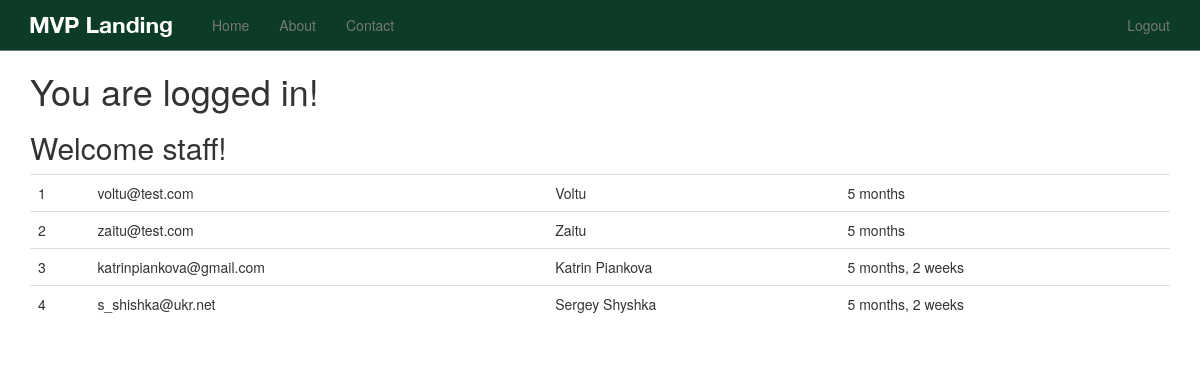
The app's page / (signed in) with its own data.
### newsletter/models.py (models this page shows)
class SignUp(models.Model):
    email = models.EmailField()
    full_name = models.CharField(max_length=120, blank=True, null=True)
    timestamp = models.DateTimeField(auto_now_add=True, auto_now=False)
    updated = models.DateTimeField(auto_now_add=False, auto_now=True)
    def __unicode__(self):
        return self.email

### newsletter/views.py (the view, shortened to what this page needs)
# urls.py: url(r'^$', 'newsletter.views.home', name='home'),
def home(request):
    title = "Sign Up Now"
    form = SignUpForm(request.POST or None)
    context = {"title": title, "form": form}
    if request.user.is_authenticated():
        title = "Welcome %s" %(request.user)
    if request.user.is_authenticated and request.user.is_staff:
        queryset = SignUp.objects.all().order_by("-timestamp")
        context = {"queryset": queryset}
    return render(request, "home.html", context)

### templates/home.html (shortened to what this page needs)
{% extends "base.html" %}
{% load crispy_forms_tags %}
{% load staticfiles %}
{% block content %}
  {% if request.user.is_authenticated %}
  <h1>You are logged in!</h1>
    {% if queryset %}
      <h2>Welcome staff!</h2>
      <table class="table">
        {% for instance in queryset %}
          <tr><td>{{ forloop.counter }}</td><td>{{ instance }}</td><td>{{instance.full_name}}</td><td>{{instance.timestamp|timesince}}</td></tr>
        {% endfor %}
      </table>
    {% endif %}
{% endif %}
{% endblock %}

### templates/base.html (shortened to what this page needs)
{% load staticfiles %}
<!DOCTYPE html>
<html lang="en">
  <head>
    {% include 'head_css.html' %}
  </head>
  <body>
    {% include 'navbar.html' %}
    <div class="container">
      {% block content %}
      {% endblock%}
    </div>
  </body>
</html>

### templates/head_css.html
{% load staticfiles %}
    <link rel="stylesheet" href="https://maxcdn.bootstrapcdn.com/font-awesome/4.5.0/css/font-awesome.min.css">
    <link href="{% static 'css/bootstrap.min.css' %}" rel="stylesheet">
    <link href="{% static 'css/ie10-viewport-bug-workaround.css' %}" rel="stylesheet">
    <link href="{% static 'css/navbar-static-top.css' %}" rel="stylesheet">
    <link href="{% static 'css/custom.css' %}" rel="stylesheet">

### templates/navbar.html (shortened to what this page needs)
{% load staticfiles %}
<nav class="navbar navbar-default navbar-static-top">
  <div class="container">
    <div class="navbar-header">
      <a class="navbar-brand" href="{% url 'home' %}"><img src="{% static 'img/mvp_landing_logo.png' %}"/></a>
    </div>
    <div id="navbar" class="navbar-collapse collapse">
      <ul class="nav navbar-nav">
        <li><a href="{% url 'home' %}">Home</a></li>
        <li><a href="{% url 'about' %}">About</a></li>
        <li><a href="{% url 'contact' %}">Contact</a></li>
      </ul>
      <ul class="nav navbar-nav navbar-right">
      {% if request.user.is_authenticated %}
        <li><a href="{% url 'auth_logout' %}">Logout</a></li>
      {% else %}
        <li><a href="{% url 'registration_register' %}">Register</a></li>
      {% endif %}
      </ul>
    </div>
  </div>
</nav>

### templates/head_javascript.html (shortened to what this page needs)
{% load staticfiles %}

### static_in_pro/our_static/css/navbar-static-top.css (style rules this page uses)
body { min-height: 1000px; }
.navbar-static-top { margin-bottom: 0px; background-color: #0C3C26; border-color: #777; }
.navbar-default .navbar-brand { color: #FFF; }

### records on screen
SignUp: email "voltu@test.com", full_name "Voltu", timestamp "5 months"
SignUp: email "zaitu@test.com", full_name "Zaitu", timestamp "5 months"
SignUp: email "katrinpiankova@gmail.com", full_name "Katrin Piankova", timestamp "5 months, 2 weeks"
SignUp: email "s_shishka@ukr.net", full_name "Sergey Shyshka", timestamp "5 months, 2 weeks"
